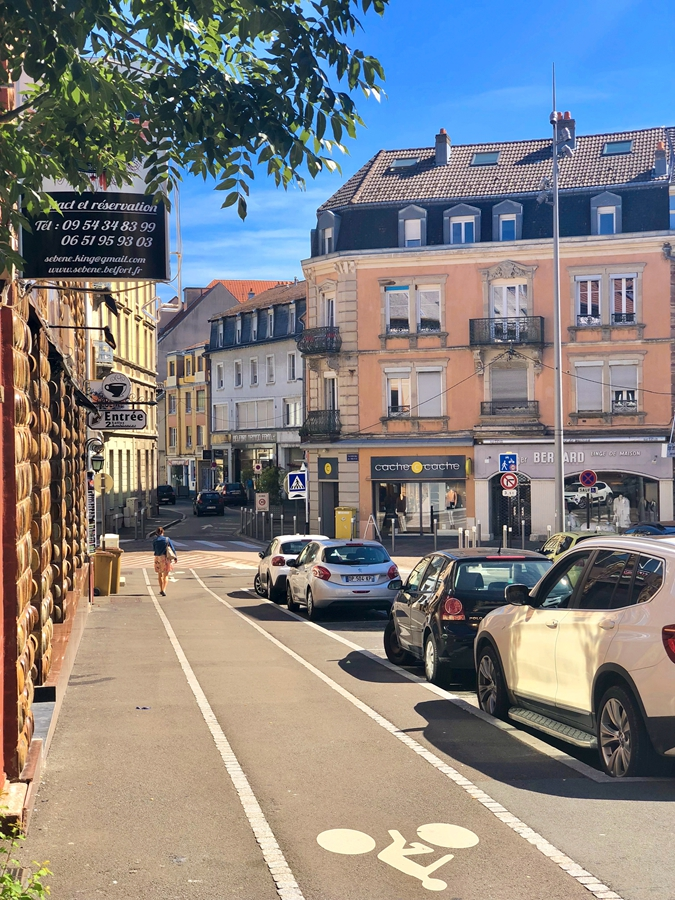
#> input picture 1.jpg, 675 x 900 px
$ jupyter execute '16 opencv 图片剪切.ipynb'
#> lines starting #> are read from the running program, lines starting #| are printed output that depends on the picture
[cell 1]
import cv2
import numpy as np
img = cv2.imread('1.jpg',1)
#> img is the input picture: shape (900, 675, 3); mean B, G, R 130, 129.9, 131.7
destImage = img[100:200,100:300]
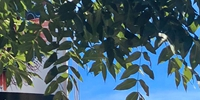
#> destImage: shape (100, 200, 3); mean B, G, R 107.7, 96.1, 68.9
cv2.imshow('destImage',destImage)
cv2.waitKey(0)
